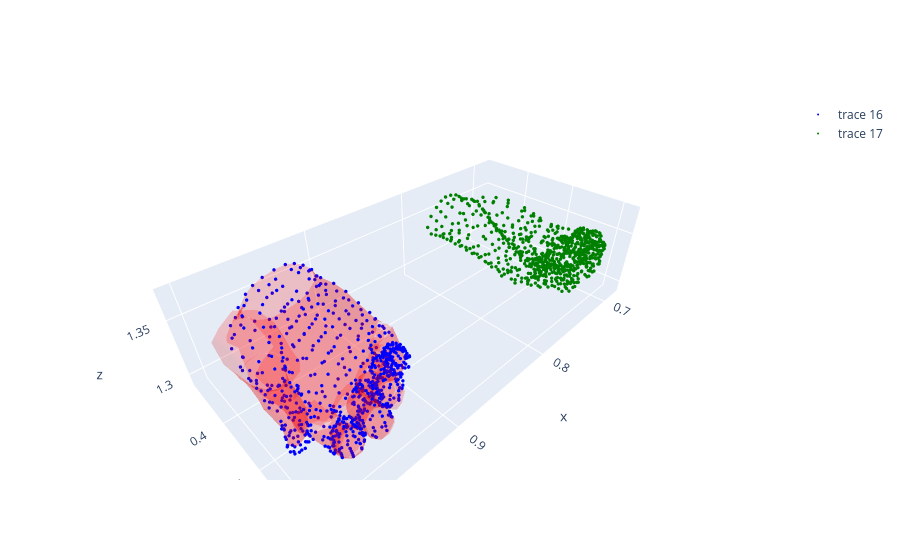

Write notebook code for a chart like this one.
### Code cell
verts = np.array(mano_mesh.vertices)
center = np.mean(verts, axis=0)
print(center.shape)

all_verts = verts - mano_trans


cv = verts - center
cv[:, 0] *= -1
# cv[:, 1] *= -1
nv = cv + center
x, y, z = nv.T


all_verts[:, 0] *= -1
all_verts += mano_trans

x, y, z = all_verts.T

# vis_data = []
vis_data = source_model.get_plotly_data(q=sample_grasp_q, color='red', opacity=0.2)
vis_data += [
        go.Scatter3d(
            x=x, y=y, z=z,
            mode='markers',
            marker=dict(size=2, color='blue')
        )
    ]

x,y,z = mano_mesh.vertices.T
vis_data += [
        go.Scatter3d(
            x=x, y=y, z=z,
            mode='markers',
            marker=dict(size=2, color='green')
        )
    ]



fig = go.Figure(data=vis_data)
fig.show()
# fig.write_html("gtransfer_test.html")
